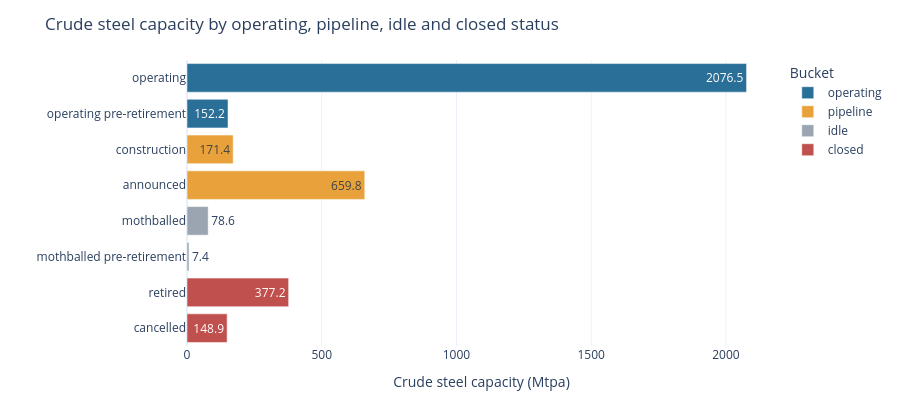

Notebook source saved alongside this figure:
### Markdown cell above
### Question 4: Capacity Analysis
**Task:** Analyze the capacity distribution.
- What is the total global steel production capacity? (sum the capacity columns you are using)
- Which `Owner` values have the highest total capacity?
- How does capacity vary by `Region` or `Country/Area`?

### Code cell
# Calculate total capacity

status_rows = capacity_raw.assign(
    status=capacity_raw["Status"].astype(str).str.strip().str.lower(),
    steel_ttpa=gem_number(capacity_raw[CAPACITY_COL], not_applicable_as_zero=True),
)
capacity_by_status = (
    status_rows.groupby("status")["steel_ttpa"]
    .agg(rows="size", capacity_ttpa="sum")
    .reindex(STATUS_PRIORITY)
    .dropna(how="all")
)
capacity_by_status["bucket"] = capacity_by_status.index.map(STATUS_GROUPS)
capacity_by_status["capacity_mtpa"] = (capacity_by_status["capacity_ttpa"] / 1000).round(1)
capacity_by_status["share %"] = (
    capacity_by_status["capacity_ttpa"] / capacity_by_status["capacity_ttpa"].sum() * 100
).round(1)
display(capacity_by_status[["bucket", "rows", "capacity_mtpa", "share %"]])

total_all_statuses_mtpa = capacity_by_status["capacity_ttpa"].sum() / 1000
global_operating_mtpa = steel_plants["capacity_operating_ttpa"].sum() / 1000
global_pipeline_mtpa = steel_plants["capacity_pipeline_ttpa"].sum() / 1000
print(f"Naive sum of the capacity column (all statuses): {total_all_statuses_mtpa:,.0f} Mtpa")
print(
    f"Global OPERATING crude steel capacity          : {global_operating_mtpa:,.0f} Mtpa  <- the figure used in the rest of the lab"
)
print(
    f"Development pipeline (announced + construction) : {global_pipeline_mtpa:,.0f} Mtpa ({global_pipeline_mtpa / global_operating_mtpa:.0%} of operating capacity)"
)
print(
    f"Operating iron-making capacity                  : {steel_plants['iron_capacity_operating_ttpa'].sum() / 1000:,.0f} Mtpa"
)

fig_status = px.bar(
    capacity_by_status.reset_index(),
    x="capacity_mtpa",
    y="status",
    color="bucket",
    orientation="h",
    text="capacity_mtpa",
    title="Crude steel capacity by operating, pipeline, idle and closed status",
    labels={"capacity_mtpa": "Crude steel capacity (Mtpa)", "status": "", "bucket": "Bucket"},
    color_discrete_map={"operating": "#2a6f97", "pipeline": "#e9a23b", "idle": "#9aa5b1", "closed": "#c0504d"},
    height=400,
)
fig_status.update_layout(
    yaxis=dict(categoryorder="array", categoryarray=STATUS_PRIORITY[::-1]), margin=dict(t=60, b=40)
)
fig_status.show()

### Figure 1 — Plotly figure (JSON) as saved in the notebook; plotly's stock layout.template omitted (floating-point values rounded to 4 significant figures)
{"data": [{"hovertemplate": "Bucket=operating<br>Crude steel capacity (Mtpa)=%{text}<br>=%{y}<extra></extra>", "legendgroup": "operating", "marker": {"color": "#2a6f97", "pattern": {"shape": ""}}, "name": "operating", "orientation": "h", "showlegend": true, "text": [2076.0, 152.2], "textposition": "auto", "type": "bar", "x": [2076.0, 152.2], "xaxis": "x", "y": ["operating", "operating pre-retirement"], "yaxis": "y"}, {"hovertemplate": "Bucket=pipeline<br>Crude steel capacity (Mtpa)=%{text}<br>=%{y}<extra></extra>", "legendgroup": "pipeline", "marker": {"color": "#e9a23b", "pattern": {"shape": ""}}, "name": "pipeline", "orientation": "h", "showlegend": true, "text": [171.4, 659.8], "textposition": "auto", "type": "bar", "x": [171.4, 659.8], "xaxis": "x", "y": ["construction", "announced"], "yaxis": "y"}, {"hovertemplate": "Bucket=idle<br>Crude steel capacity (Mtpa)=%{text}<br>=%{y}<extra></extra>", "legendgroup": "idle", "marker": {"color": "#9aa5b1", "pattern": {"shape": ""}}, "name": "idle", "orientation": "h", "showlegend": true, "text": [78.6, 7.4], "textposition": "auto", "type": "bar", "x": [78.6, 7.4], "xaxis": "x", "y": ["mothballed", "mothballed pre-retirement"], "yaxis": "y"}, {"hovertemplate": "Bucket=closed<br>Crude steel capacity (Mtpa)=%{text}<br>=%{y}<extra></extra>", "legendgroup": "closed", "marker": {"color": "#c0504d", "pattern": {"shape": ""}}, "name": "closed", "orientation": "h", "showlegend": true, "text": [377.2, 148.9], "textposition": "auto", "type": "bar", "x": [377.2, 148.9], "xaxis": "x", "y": ["retired", "cancelled"], "yaxis": "y"}], "layout": {"barmode": "relative", "height": 400, "legend": {"title": {"text": "Bucket"}, "tracegroupgap": 0}, "margin": {"b": 40, "t": 60}, "title": {"text": "Crude steel capacity by operating, pipeline, idle and closed status"}, "xaxis": {"anchor": "y", "domain": [0, 1], "title": {"text": "Crude steel capacity (Mtpa)"}}, "yaxis": {"anchor": "x", "categoryarray": ["cancelled", "retired", "mothballed pre-retirement", "mothballed", "announced", "construction", "operating pre-retirement", "operating"], "categoryorder": "array", "domain": [0, 1], "title": {"text": ""}}}}
